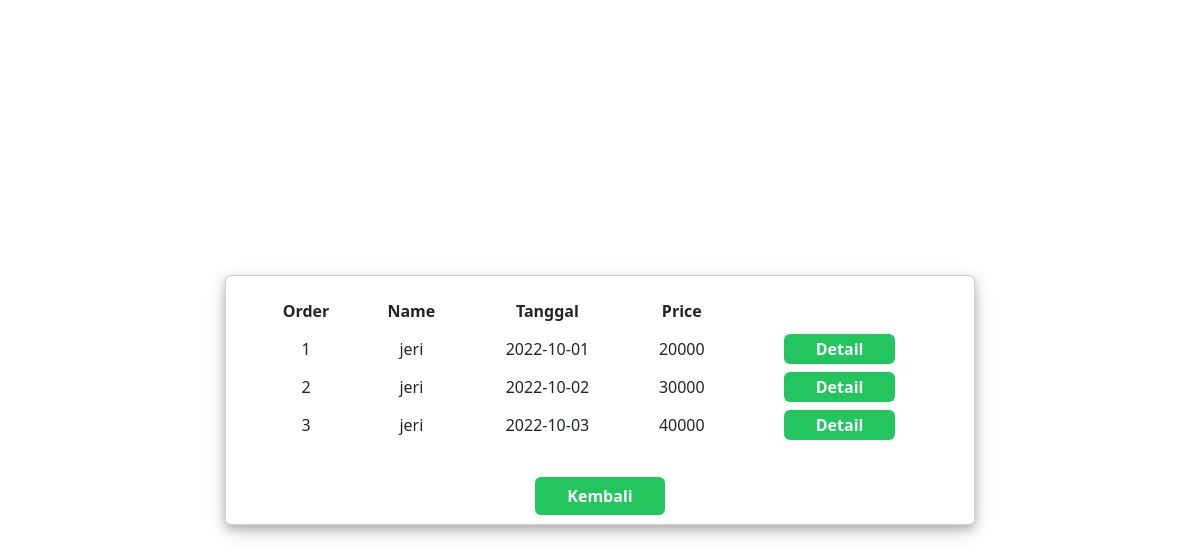
The app's page /src/adminCart.php with its own data.
### tables this page shows
CREATE TABLE `antrian` (
  `id_antrian` int(11) NOT NULL,
  `waktu_pembelian` date NOT NULL,
  `price` bigint(200) NOT NULL,
  `status` varchar(200) NOT NULL,
  `user_username_user` varchar(200) NOT NULL
);

CREATE TABLE `user` (
  `username` varchar(255) NOT NULL,
  `password` varchar(255) NOT NULL,
  `nama` varchar(255) NOT NULL,
  `email` varchar(255) NOT NULL,
  `no_telepon` bigint(12) NOT NULL,
  `saldo` bigint(100) NOT NULL
);

### src/adminCart.php (the view, shortened to what this page needs)
<html lang="en">
<head>
    <script src="https://cdn.tailwindcss.com"></script>
    <link href="https://cdn.jsdelivr.net/npm/bootstrap@5.2.1/dist/css/bootstrap.min.css" rel="stylesheet">
</head>
<body>
    <div class="container flex justify-center align-items-center h-full w-full">
        <div class="card w-75">
            <div class="card-body text-center ">
                <div class="container">
                    <table class="table text-center table-borderless">
                        <thead>
                            <tr>
                                <th scope="col">Order</th>
                                <th scope="col">Name</th>
                                <th scope="col">Tanggal</th>
                                <th scope="col">Price</th>
                            </tr>
                        </thead>
                        <?php
                        require_once('dbLogin.php');
                        $query = " SELECT id_antrian,nama,waktu_pembelian,price FROM antrian INNER JOIN user
                        ON antrian.user_username_user = user.username ";
                        $result = $db->query($query);
                        $i = 1;
                        while ($row = $result->fetch_object()) {
                            echo '<tr>';
                            echo '<td>' . $i . '</td> ';
                            echo '<td>' . $row->nama . '</td> ';
                            echo '<td>' . $row->waktu_pembelian . '</td> ';
                            echo '<td>' . $row->price . '</td> ';
                            echo '<td> <a class="bg-green-500 hover:bg-green-800 text-white font-bold py-1 px-8 rounded " href="adminDetail.php?id_antrian='.$row->id_antrian.'">Detail</a></td> ';
                            echo '</tr>';
                            $i++;
                        }
                        echo '</table>';
                        echo '<br />';
                        ?>
                    <a class="bg-green-500 hover:bg-green-800 text-white font-bold py-2 px-8 rounded " href="dashboardAdmin.php">Kembali</a>
                </div>
            </div>
        </div>
    </div>
</body>
</html>

### src/adminCart.php (style rules this page uses)
div.card { width: 250px; box-shadow: 0 4px 8px 0 rgba(0, 0, 0, 0.2), 0 6px 20px 0 rgba(0, 0, 0, 0.19); text-align: center; }

### records on screen
antrian: user.nama "jeri", waktu_pembelian "2022-10-01", price "20000"
antrian: user.nama "jeri", waktu_pembelian "2022-10-02", price "30000"
antrian: user.nama "jeri", waktu_pembelian "2022-10-03", price "40000"
